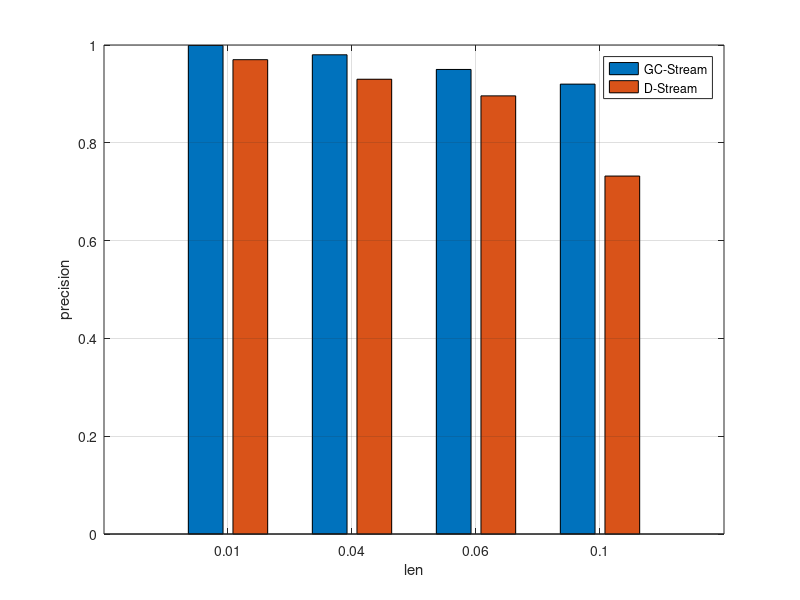

Write MATLAB code to recreate this figure.
y=[0.999 0.97;0.98 0.93; 0.95 0.896; 0.92 0.732];
b=bar(y);
grid on;
ch = get(b,'children');
set(gca,'XTickLabel',{'0.01','0.04','0.06','0.1'})
%set(ch,'FaceVertexCData',[1 0 1;0 0 0;])
legend('GC-Stream','D-Stream');
xlabel('len');
ylabel('precision');